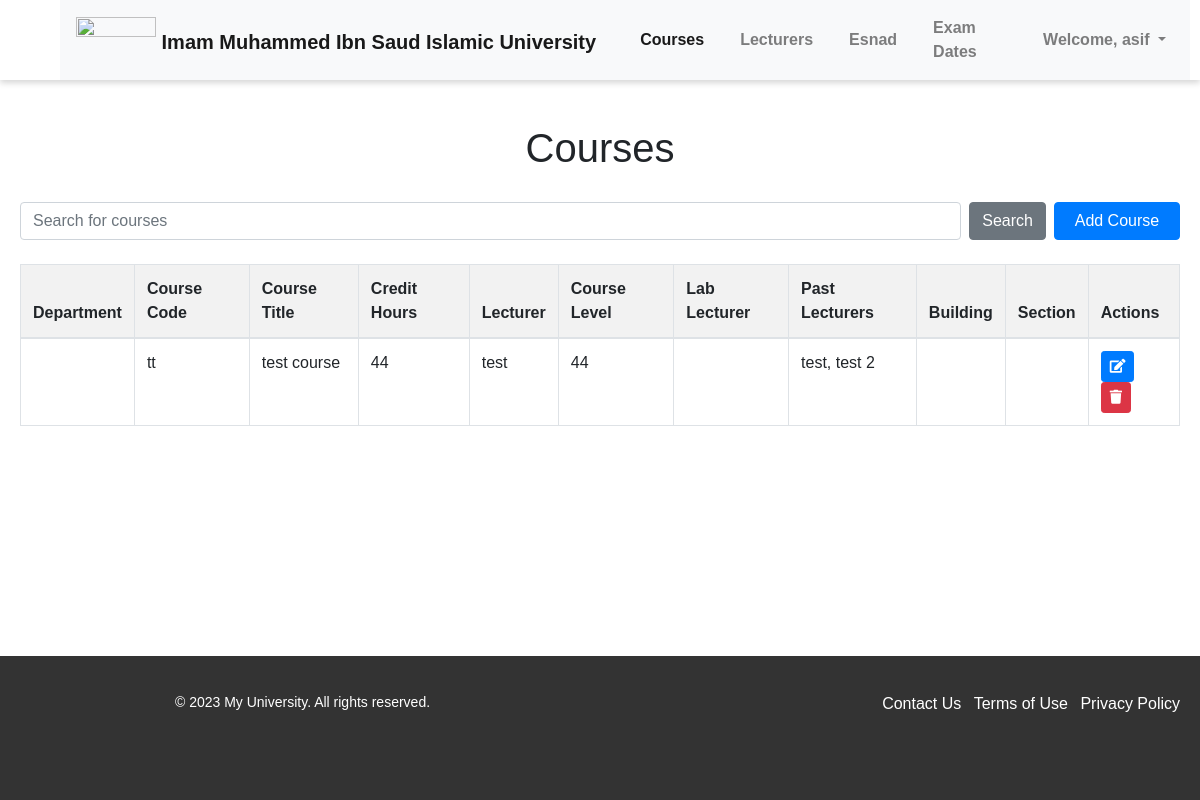
Page /courses/ (signed in) on the earlier database version.
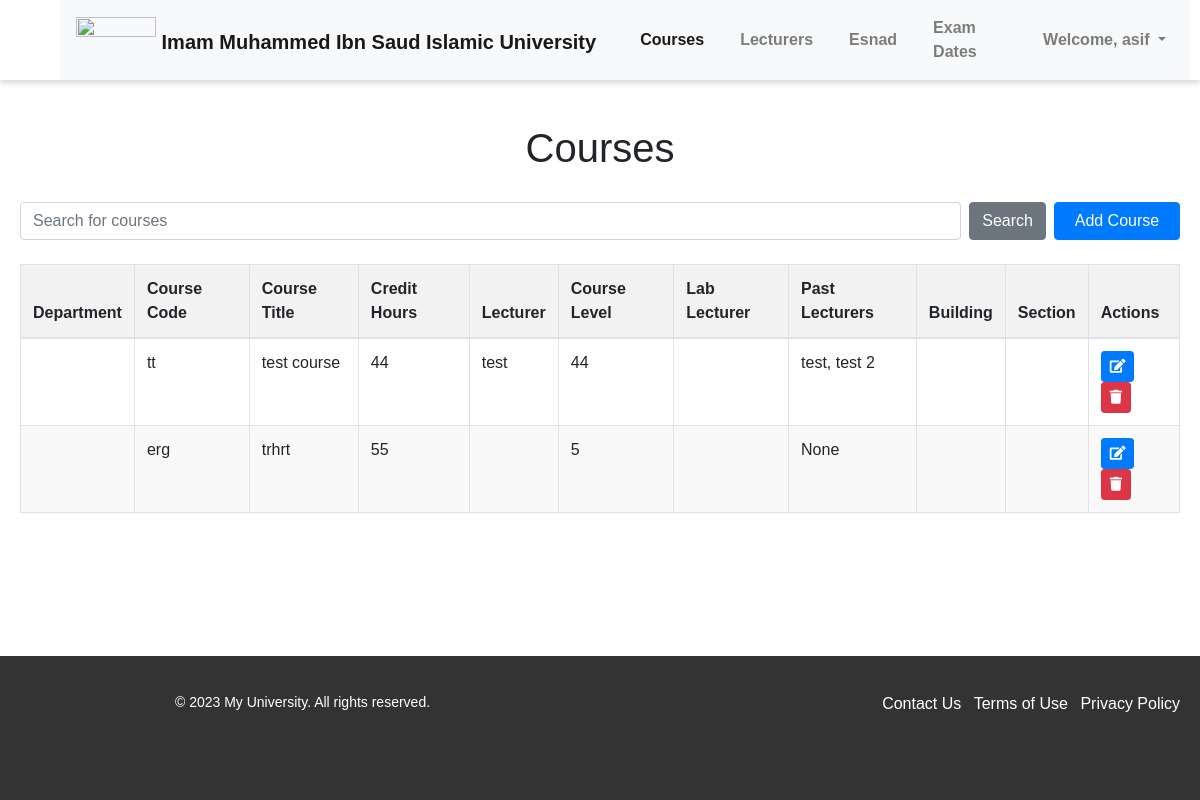
Same page on the later database version.
### pages/models.py (models this page shows, shortened)
class Course(models.Model):
    course_code = models.CharField(max_length=100)
    course_name = models.CharField(max_length=100)
    credit_hours = models.PositiveIntegerField(null=True)
    course_lecturer = models.ForeignKey('Lecturer', on_delete=models.SET_NULL, null=True, related_name='courses_taught')
    course_level = models.PositiveIntegerField(null=True)
    course_lab_lecturer = models.ForeignKey('Lecturer', on_delete=models.SET_NULL, null=True, blank=True, related_name='lab_courses_taught')
    course_past_lecturers = models.ManyToManyField('Lecturer', related_name='past_courses', blank=True)
    course_time = models.TimeField(null=True, blank=True)
    course_day = models.CharField(max_length=1, choices=DAYS_OF_WEEK, null=True, blank=True)
    course_department = models.ForeignKey('Department', on_delete=models.SET_NULL, null=True, blank=True)
    course_building = models.CharField(max_length=100, blank=True)
    course_section = models.CharField(max_length=100, blank=True)

class Lecturer(models.Model):
    lecturer_user = models.OneToOneField(User, on_delete=models.CASCADE, null=True)
    lecturer_name = models.CharField(max_length=100)
    lecturer_email = models.EmailField(validators=[EmailValidator()])
    phone_regex = RegexValidator(
        regex=r'^\+?1?\d{10}$',
        message="Phone number must be entered in the format: '+999999999'. Up to 15 digits allowed."
    )
    lecturer_number = models.CharField(validators=[phone_regex], max_length=17)
    GENDER_CHOICES = (
        ('M', 'Male'),
        ('F', 'Female')
    )
    lecturer_gender = models.CharField(max_length=1, choices=GENDER_CHOICES)
    TEACHER_TYPE_CHOICES = (
        ('L', 'Laboratory'),
        ('T', 'Theory')
    )
    lecturer_type = models.CharField(max_length=1, choices=TEACHER_TYPE_CHOICES)
    lecturer_past_courses = models.ManyToManyField('Course', related_name='past_lecturers', blank=True)
    lecturer_rating = models.FloatField(default=0.0)
    lecturer_department = models.ForeignKey('Department', on_delete=models.SET_NULL, null=True, blank=True)

### pages/views.py (the view)
# urls.py: path('courses/', views.courses, name='courses'),
@login_required(login_url='login')
def courses(request):
    courses = Course.objects.all()
    lecturers = Lecturer.objects.all()
    departments = Department.objects.all()
    context = {'courses': courses, 'lecturers': lecturers, 'departments': departments}
    return render(request, 'courses.html', context)

### pages/templates/courses.html (shortened to what this page needs)
{% extends 'base.html' %}
{% load static %}
{% block content %}
    <head>
        <link rel="stylesheet" href="{% static 'courses.css' %}">
    </head>
    <div class="container">
        <h1 class="text-center mt-4">Courses</h1>
        <div class="search-container mt-4 d-flex">
            <input type="text" class="form-control w-100" placeholder="Search for courses">
            <button class="btn btn-secondary ml-2">Search</button>
            {% if user.is_superuser %}
                <button class="btn btn-primary ml-2" data-toggle="modal" data-target="#exampleModalCenter" style="width: 150px">Add Course</button>
            {% endif %}
        </div>
        <table class="table table-bordered mt-4">
            <thead>
                <tr>
                    <th>Department</th>
                    <th>Course Code</th>
                    <th>Course Title</th>
                    <th>Credit Hours</th>
                    <th>Lecturer</th>
                    <th>Course Level</th>
                    <th>Lab Lecturer</th>
                    <th>Past Lecturers</th>
                    <th>Building</th>
                    <th>Section</th>
                    {% if user.is_superuser %}
                        <th>Actions</th>
                    {% endif %}
                </tr>
            </thead>
            <tbody>
                {% for course in courses %}
                <tr>
                    <td>{{ course.course_department.department_name }}</td>
                    <td>{{ course.course_code }}</td>
                    <td>{{ course.course_name }}</td>
                    <td>{{ course.credit_hours }}</td>
                    <td>{{ course.course_lecturer.lecturer_name }}</td>
                    <td>{{ course.course_level }}</td>
                    <td>{{ course.course_lab_lecturer.lecturer_name }}</td>
                    <td>
                        {% for lecturer in course.course_past_lecturers.all %}
                            {{ lecturer.lecturer_name }}{% if not forloop.last %}, {% endif %}
                        {% empty %}
                            None
                        {% endfor %}
                    </td>
                    <td>{{ course.course_building }}</td>
                    <td>{{ course.course_section }}</td>
                    {% if user.is_superuser %}
                        <td>
                            <a href="{% url 'edit_course' course.id %}" class="btn btn-sm btn-primary">
                                <i class="fas fa-edit"></i>
                            </a>
                            <a href="/admin/pages/course/{{ course.id }}/delete/" class="btn btn-sm btn-danger">
                                <i class="fas fa-trash"></i>
                            </a>
                        </td>
                    {% endif %}
                </tr>
                {% endfor %}
            </tbody>
        </table>
    </div>
{% endblock %}

Differences in the rows shown:
added Course: course_code "erg", course_name "trhrt", credit_hours "55", course_level "5"
